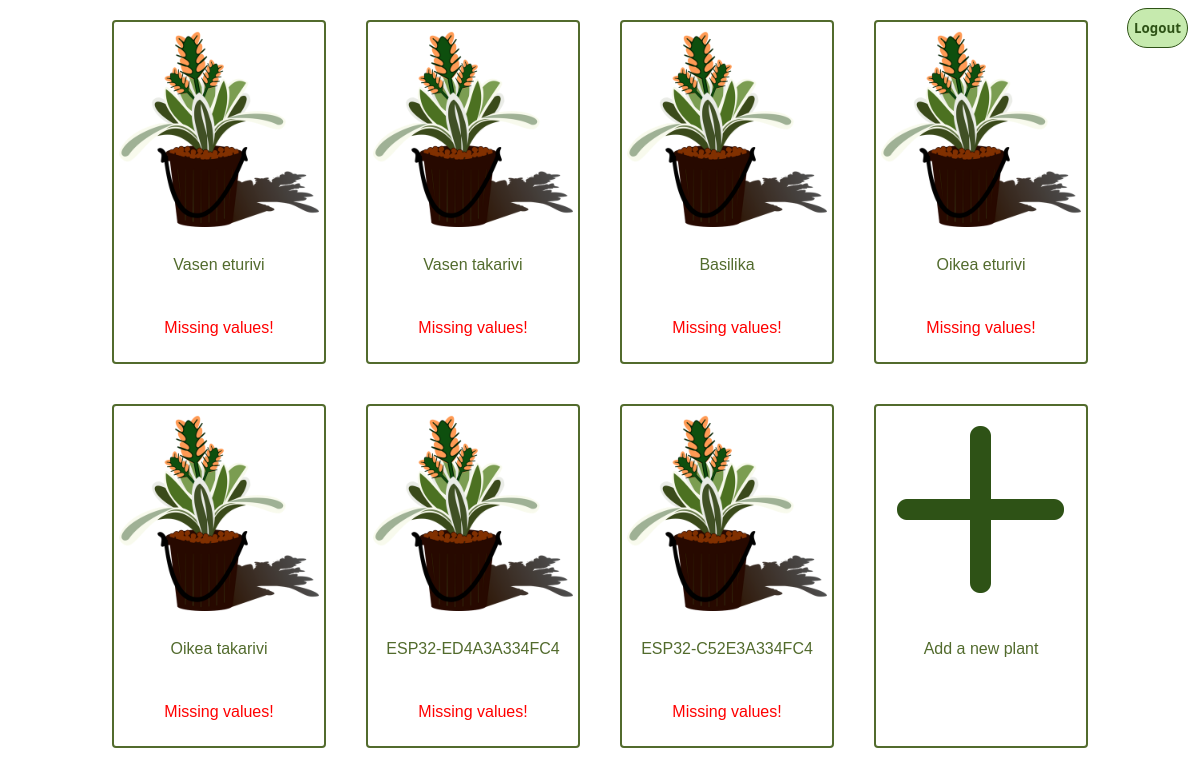
The app's page / (signed in), older data.
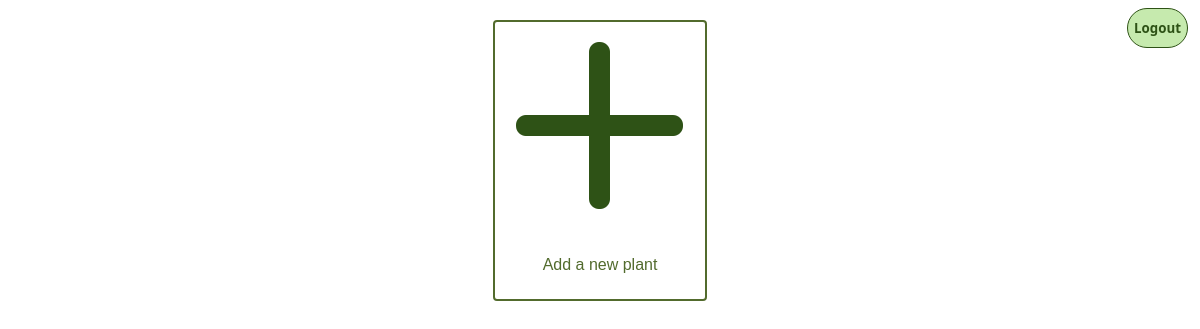
The same page, newer data.
### polls/models.py (models this page shows)
class Plants(models.Model):
  user = models.ForeignKey(custom_user,on_delete=models.CASCADE)
  nickname = models.CharField(max_length=20, blank=True)
  deviceid = models.CharField(max_length=20)
  plant_pic = models.ImageField(upload_to='images', blank=True)

### polls/views.py (the view)
# urls.py: path('', frontpage, name='frontpage'),
def frontpage(request):
    if request.user.is_authenticated:
        return myplants(request)
    else:
        return render(request, 'frontpage.html')

### polls/views.py (called while the page is built)
def myplants(request):
    if request.user.is_authenticated:
        plants = Plants.objects.filter(user=request.user.id)
        time_threshold = datetime.now() - timedelta(hours=4)
        plantswithdata = []
        for plant in plants:
            if PlantData.objects.filter(DeviceId=plant.deviceid).exists():
                plantswithdata.append([plant, PlantData.objects.filter(DeviceId=plant.deviceid).latest('ServerTime').ServerTime.replace(tzinfo=None) > time_threshold.replace(tzinfo=None)])
            else:
                plantswithdata.append([plant, bool(False)])
        return render(request, 'myplants.html', {'plants': plantswithdata})
    else:
        return redirect('/')

### polls/templates/myplants.html (shortened to what this page needs)
<!DOCTYPE html>
{% load static %}
<link rel="stylesheet" type="text/css" href="{% static 'css/myplants.css' %}">
<html lang="en">
	<body>
		<div class="logout">
			<a href="#" onClick="document.getElementById('logoutform').submit()"><button class="button" type="button">Logout</button></a>
		</div>
		<div class="container">
			{% for plant in plants %}
			<div class="plantdiv">
				<div class="imagecontainer">
					{% if plant.0.plant_pic %}
						<a href="/myplants/{{ plant.0.id }}"><img src="{{ plant.0.plant_pic.url }}" class="img"/></a>
					{% else %}
						<a href="/myplants/{{ plant.0.id }}"><img src="/static/images/plant.png" class="img"/></a>
					{% endif %}
				</div>
				{% if plant.0.nickname %}
				<a href="/myplants/{{ plant.0.id }}" class="link">{{ plant.0.nickname }}</a>
					{% if not plant.1 %}
						<a href="/myplants/{{ plant.0.id }}" class="valuelink">Missing values!</a>
					{% endif %}
				{% else %}
				<a href="/myplants/{{ plant.0.id }}" class="link">{{ plant.0.deviceid }}</a>
					{% if not plant.1 %}
						<a href="/myplants/{{ plant.0.id }}" class="valuelink">Missing values!</a>
					{% endif %}
				{% endif %}
			</div>
			{% endfor %}
			<div class="plantdiv">
				<div class="imagecontainer">
					<a href="/addplant/"><img src="/static/images/plus.png" class="img"/></a>
				</div>
				<a href="/addplant/" class="link">Add a new plant</a>
			</div>
		</div>
	</body>
</html>

Row changes from the older to the newer data that the page shows:
removed Plants: nickname "Vasen eturivi"
removed Plants: nickname "Vasen takarivi"
removed Plants: nickname "Basilika"
removed Plants: nickname "Oikea eturivi"
removed Plants: nickname "Oikea takarivi"
removed Plants: nickname "ESP32-ED4A3A334FC4"
removed Plants: nickname "ESP32-C52E3A334FC4"
